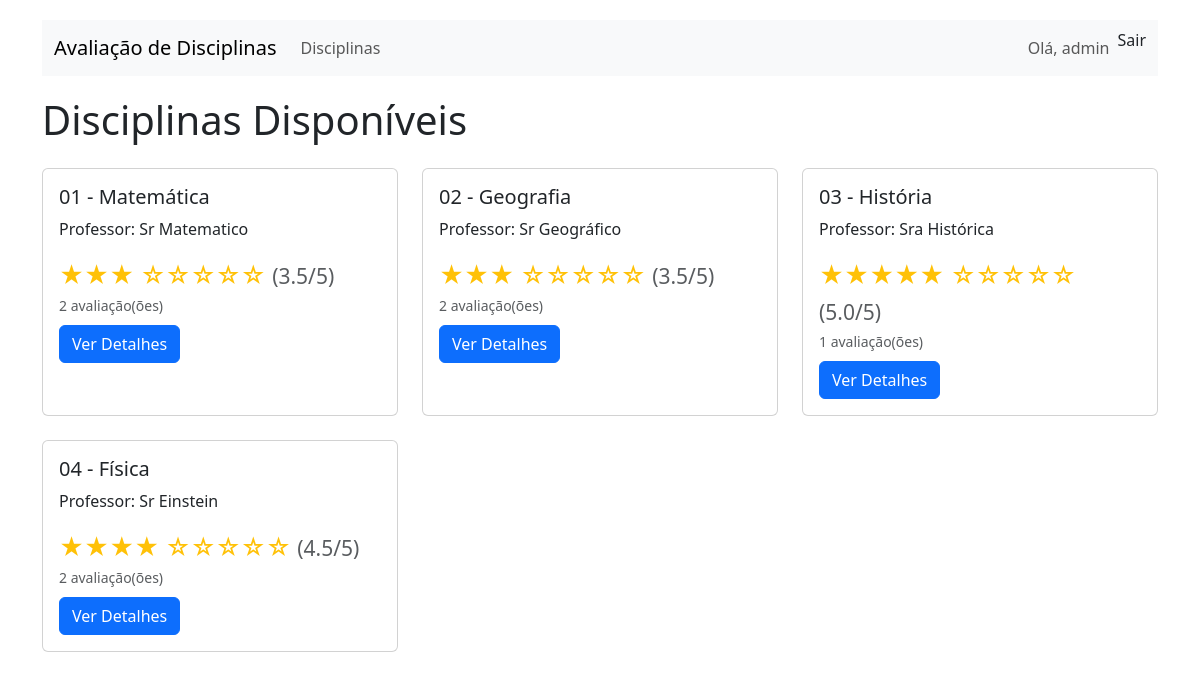
Page /disciplinas/ (signed in) on the committed database.
### disciplinas/models.py (models this page shows, shortened)
class Disciplina(models.Model):
    nome = models.CharField(max_length=100)
    codigo = models.CharField(max_length=20)
    descricao = models.TextField(blank=True)
    professor = models.CharField(max_length=100)
    def media_avaliacoes(self):
        avaliacoes = self.avaliacao_set.all()
        if avaliacoes:
            return sum(av.nota for av in avaliacoes) / len(avaliacoes)
        return 0
    def total_avaliacoes(self):
        return self.avaliacao_set.count()

class Avaliacao(models.Model):
    disciplina = models.ForeignKey(Disciplina, on_delete=models.CASCADE)
    aluno = models.ForeignKey(User, on_delete=models.CASCADE)
    nota = models.IntegerField(
        validators=[MinValueValidator(1), MaxValueValidator(5)]
    )
    comentario = models.TextField(blank=True)
    anonimo = models.BooleanField(default=False)
    data_criacao = models.DateTimeField(auto_now_add=True)
    data_atualizacao = models.DateTimeField(auto_now=True)
    class Meta:
        unique_together = ['disciplina', 'aluno']

### disciplinas/views.py (the view)
# urls.py: path('', RedirectView.as_view(pattern_name='lista_disciplinas'), name='home'),
@login_required
def lista_disciplinas(request):
    disciplinas = Disciplina.objects.all()
    return render(request, 'disciplinas/lista_disciplinas.html', {
        'disciplinas': disciplinas
    })

### disciplinas/templates/disciplinas/lista_disciplinas.html (shortened to what this page needs)
{% extends 'disciplinas/base.html' %}
{% block content %}
<h1 class="mb-4">Disciplinas Disponíveis</h1>
<div class="row row-cols-1 row-cols-md-3 g-4">
    {% for disciplina in disciplinas %}
    <div class="col">
        <div class="card h-100">
            <div class="card-body">
                <h5 class="card-title">{{ disciplina.codigo }} - {{ disciplina.nome }}</h5>
                <p class="card-text">Professor: {{ disciplina.professor }}</p>
                <div class="mb-2">
                    <div class="star-rating">
                        {% with ''|center:disciplina.media_avaliacoes|make_list as stars %}
                            {% for _ in stars %}★{% endfor %}
                        {% endwith %}
                        {% with ''|center:5|make_list as empty_stars %}
                            {% for _ in empty_stars|slice:disciplina.media_avaliacoes %}☆{% endfor %}
                        {% endwith %}
                        <small class="text-muted">({{ disciplina.media_avaliacoes|floatformat:1 }}/5)</small>
                    </div>
                    <small class="text-muted">{{ disciplina.total_avaliacoes }} avaliação(ões)</small>
                </div>
                <a href="{% url 'detalhes_disciplina' disciplina.pk %}" class="btn btn-primary">Ver Detalhes</a>
            </div>
        </div>
    </div>
    {% empty %}
    <div class="col-12">
        <div class="alert alert-info">
            Não há disciplinas cadastradas ainda.
        </div>
    </div>
    {% endfor %}
</div>
{% endblock %}

### disciplinas/templates/disciplinas/base.html (shortened to what this page needs)
<!DOCTYPE html>
<html lang="pt-br">
<head>
    <link href="https://cdn.jsdelivr.net/npm/bootstrap@5.3.0/dist/css/bootstrap.min.css" rel="stylesheet">
</head>
<body>
    <div class="container">
        <nav class="navbar navbar-expand-lg navbar-light bg-light">
            <div class="container-fluid">
                <a class="navbar-brand" href="{% url 'lista_disciplinas' %}">Avaliação de Disciplinas</a>
                <div class="collapse navbar-collapse" id="navbarNav">
                    <ul class="navbar-nav me-auto">
                        <li class="nav-item">
                            <a class="nav-link" href="{% url 'lista_disciplinas' %}">Disciplinas</a>
                        </li>
                    </ul>
                    <ul class="navbar-nav">
                        {% if user.is_authenticated %}
                            <li class="nav-item">
                                <span class="nav-link">Olá, {{ user.username }}</span>
                            </li>
                            <li class="nav-item">
                                <form method="post" action="{% url 'logout' %}" style="display:inline;">
                                    <button type="submit" class="nav-link btn btn-link" style="padding: 0; margin: 0; background: none; border: none; color: inherit;">
                                        Sair
                                    </button>
                                </form>
                            </li>
                        {% else %}
                            <li class="nav-item">
                                <a class="nav-link" href="{% url 'login' %}">Entrar</a>
                            </li>
                        {% endif %}
                    </ul>
                </div>
            </div>
        </nav>
        <div class="content">
            {% block content %}{% endblock %}
        </div>
    </div>
</body>
</html>

### disciplinas/templates/disciplinas/base.html (style rules this page uses)
body { padding-top: 20px; padding-bottom: 20px; }
.star-rating { color: #ffc107; font-size: 1.5rem; }
.navbar { margin-bottom: 20px; }

### rows in the picture
Disciplina: codigo "01", nome "Matemática", professor "Sr Matematico", media_avaliacoes "3.5", total_avaliacoes "2"
Disciplina: codigo "02", nome "Geografia", professor "Sr Geográfico", media_avaliacoes "3.5", total_avaliacoes "2"
Disciplina: codigo "03", nome "História", professor "Sra Histórica", media_avaliacoes "5.0", total_avaliacoes "1"
Disciplina: codigo "04", nome "Física", professor "Sr Einstein", media_avaliacoes "4.5", total_avaliacoes "2"

### other values in the picture
{{ user.username }} "admin"
